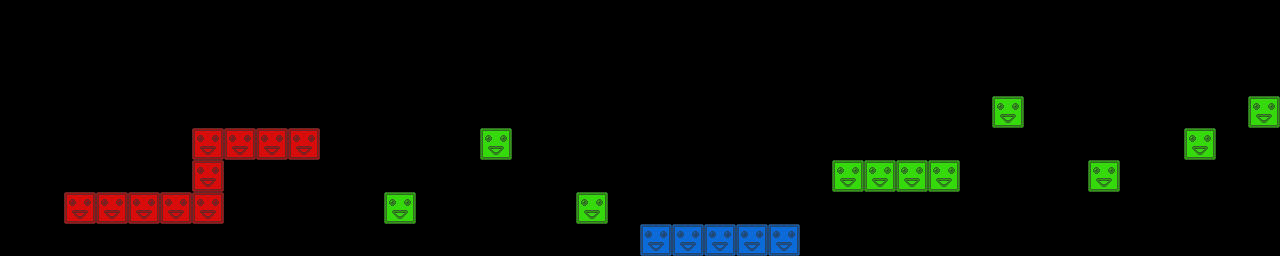

A 2D game scene composited from a Tiled map and its tileset images. What follows is a short description and the map's XML, with each tile layer's data collapsed to a summary:
An orthogonal 40x8 tile map with 32x32 px tiles, 3 tile layers (red, green, blue) and 7 objects.

<map version="1.0" orientation="orthogonal" renderorder="right-down" width="40" height="8" tilewidth="32" tileheight="32">
 <tileset firstgid="1" name="blocks" tilewidth="32" tileheight="32">
  <image source="blocks.png" width="96" height="32" />
 </tileset>
 <layer name="red" width="40" height="8">
  <data>[320 cells, 10 non-empty, 1 distinct tile ids]</data>
 </layer>
 <layer name="green" width="40" height="8">
  <data>[320 cells, 11 non-empty, 1 distinct tile ids]</data>
 </layer>
 <layer name="blue" width="40" height="8">
  <data>[320 cells, 5 non-empty, 1 distinct tile ids]</data>
 </layer>
 <objectgroup name="crystals">
  <object x="265" y="108">
   <ellipse />
  </object>
  <object x="395" y="175">
   <ellipse />
  </object>
  <object x="565" y="172">
   <ellipse />
  </object>
  <object x="734" y="190">
   <ellipse />
  </object>
  <object x="938" y="135">
   <ellipse />
  </object>
  <object x="1109" y="142">
   <ellipse />
  </object>
 </objectgroup>
 <objectgroup name="spikes">
  <object x="681" y="184" height="1">
   <ellipse />
  </object>
 </objectgroup>
</map>
